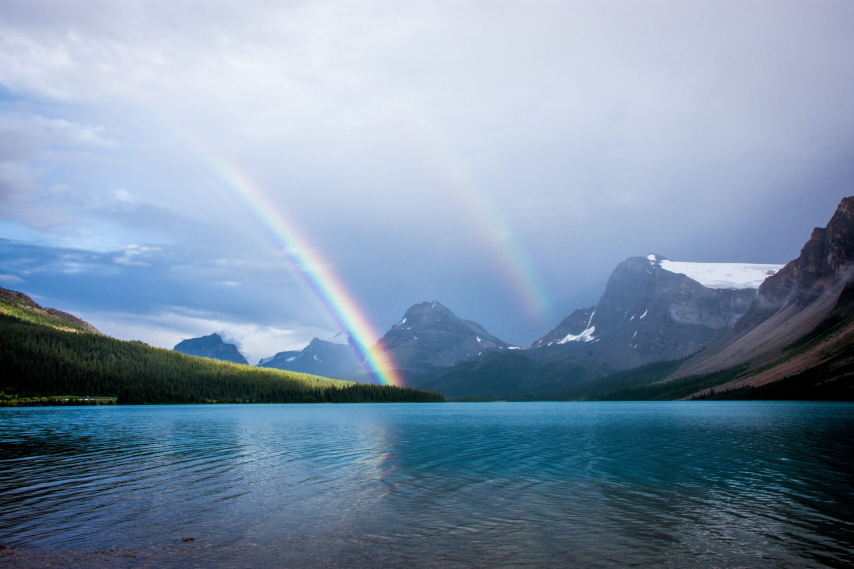
#> input picture data/Rainbow.jpg, 2560 x 1707 px (shown at 1/3 size)
$ python ex3_31.py
#> lines starting #> are read from the running program, lines starting #| are printed output that depends on the picture
import cv2
import numpy as np
import matplotlib.pyplot as plt

# solarization
def quantimage(image,k):
    i = np.float32(image).reshape(-1,3)
    condition = (cv2.TERM_CRITERIA_EPS + cv2.TERM_CRITERIA_MAX_ITER,20,1.0)
    ret,label,center = cv2.kmeans(i, k , None, condition,10,cv2.KMEANS_RANDOM_CENTERS)
    center = np.uint8(center)
    final_img = center[label.flatten()]
    final_img = final_img.reshape(image.shape)
    return final_img

img = cv2.imread('data/Rainbow.jpg')
#> img is the input picture: shape (1707, 2560, 3); mean B, G, R 167.3, 144.9, 123.7
img = cv2.resize(img,(512,512))
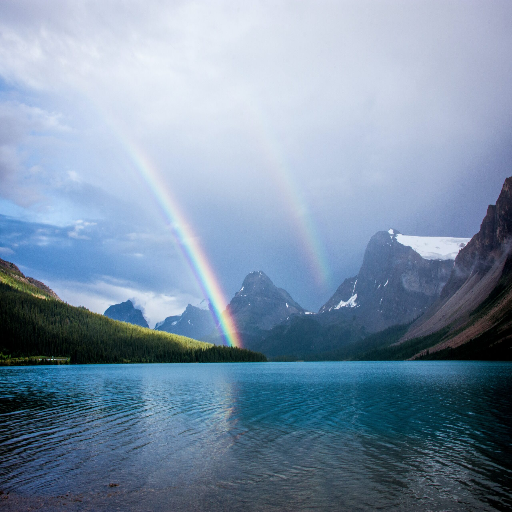
#> img: shape (512, 512, 3); mean B, G, R 167.2, 144.8, 123.6
HSV_img = cv2.cvtColor(img,cv2.COLOR_BGR2HSV)
#> HSV_img: shape (512, 512, 3); mean H, S, V 104.1, 84.5, 167.9
mask = np.zeros(img.shape, dtype=np.uint8)
# roi_corners = np.array(points, dtype=np.int32)
After_img = cv2.cvtColor(quantimage(HSV_img,k=15),cv2.COLOR_HSV2BGR)
#> in quantimage, `ret,label,center = cv2.kmeans(i, k , None, condition,10,cv2.KMEANS_RAN..`: ret = 125704198.6; center = 15 rows, first 8: [1.66, 2.28, 3.77], [107.5, 94.87, 159.4], [91.01, 239.6, 24.61], [98.74, 213.1, 100], [113.9, 58.41, 69.22], [104.4, 127.3, 114.1], [47.52, 74, 55.77], [91.8, 111.3, 39.34]
#> in quantimage, `center = np.uint8(center)`: center = 15 rows, first 8: [1, 2, 3], [107, 94, 159], [91, 239, 24], [98, 213, 100], [113, 58, 69], [104, 127, 114], [47, 73, 55], [91, 111, 39]
#> in quantimage, `final_img = final_img.reshape(image.shape)`: final_img: shape (512, 512, 3); mean H, S, V 103.7, 84, 167.7
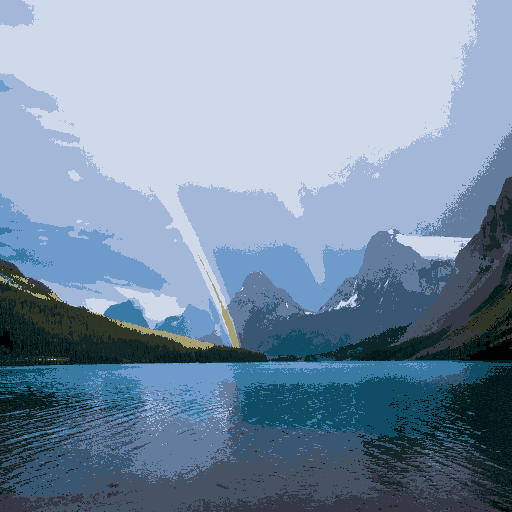
#> After_img: shape (512, 512, 3); mean B, G, R 167.1, 145, 123.1
cv2.imshow('Origin image',img)
cv2.imshow('HSV',HSV_img)
cv2.imshow('After',After_img)
cv2.waitKey(0)
cv2.destroyAllWindows()

$ run again, with data/Hillary.jpg copied over data/Rainbow.jpg
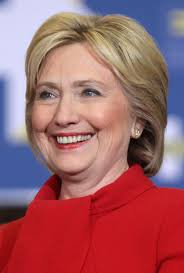
#> input picture data/Hillary.jpg, 184 x 273 px
#> img is the input picture: shape (273, 184, 3); mean B, G, R 104.2, 98.1, 159.7
#> `img = cv2.resize(img,(512,512))`:
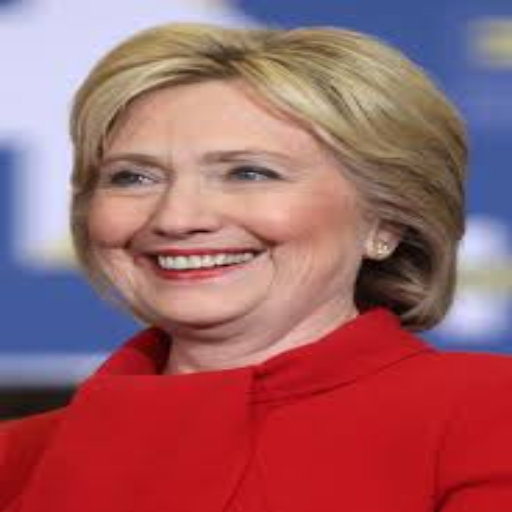
#> img: shape (512, 512, 3); mean B, G, R 104.1, 98, 159.6
#> HSV_img: shape (512, 512, 3); mean H, S, V 87.6, 128.9, 173.8
#> in quantimage, `ret,label,center = cv2.kmeans(i, k , None, condition,10,cv2.KMEANS_RAN..`: ret = 112059167.7; center = 15 rows, first 8: [8.24, 75.3, 214.9], [9.03, 133.7, 49.24], [12.73, 92.31, 136], [121.3, 33.91, 239.5], [18.37, 37.4, 172.1], [118.2, 71.85, 180.6], [114.5, 137.7, 156.6], [176.8, 197.3, 92.44]
#> in quantimage, `center = np.uint8(center)`: center = 15 rows, first 8: [8, 75, 214], [9, 133, 49], [12, 92, 136], [121, 33, 239], [18, 37, 172], [118, 71, 180], [114, 137, 156], [176, 197, 92]
#> final_img: shape (512, 512, 3); mean H, S, V 87.1, 128.5, 173.3
#> `After_img = cv2.cvtColor(quantimage(HSV_img,k=15),cv2.COLOR_HSV2BGR)`:
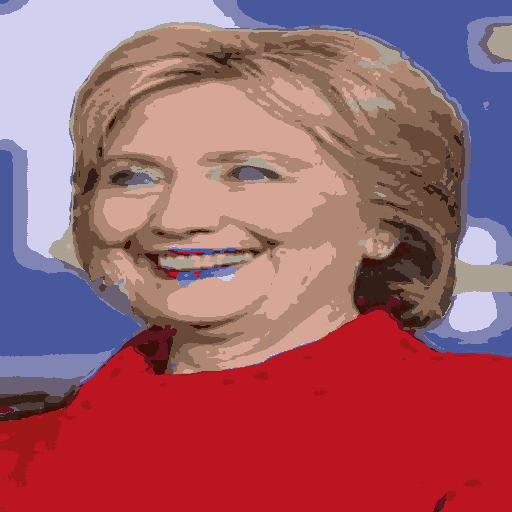
#> After_img: shape (512, 512, 3); mean B, G, R 104.8, 96.2, 158.8
